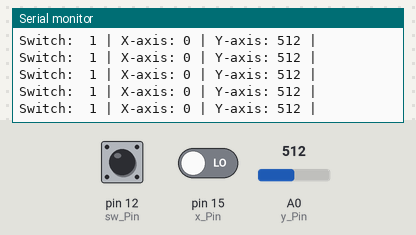
The sketch below on a simulated Arduino Uno, built with avr-gcc and run on an emulated ATmega328P. On the bench: the last lines printed to the serial monitor. The test bench sets the inputs (shaded band); at power-on: A0 (y_Pin) = 512, pin 12 (sw_Pin) HIGH, pin 15 (x_Pin) LOW.

Above: at 1.2 s.
1.3 s: A0 (y_Pin) set to 716
At 1.56 s:
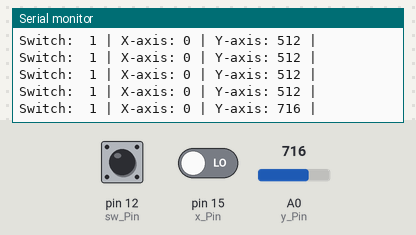
2.8 s: pin 12 (sw_Pin) pulled LOW for 0.25 s
At 2.97 s:
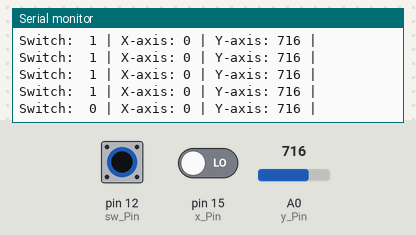
4.5 s: pin 15 (x_Pin) driven HIGH
At 4.77 s:
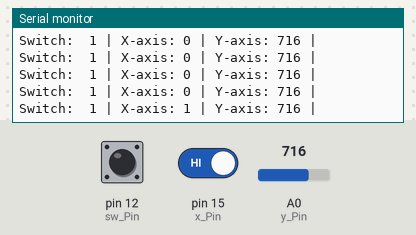
6.0 s: pin 12 (sw_Pin) pulled LOW for 1 s
At 6.18 s:
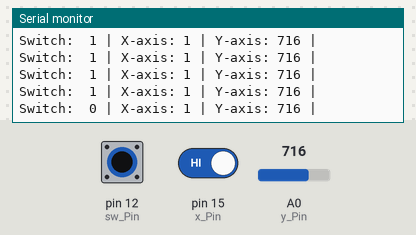
8.5 s: A0 (y_Pin) set to 900
At 8.59 s:
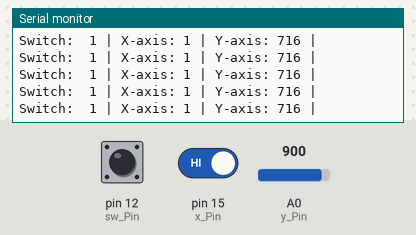
10.0 s: pin 15 (x_Pin) driven LOW
At 10.19 s:
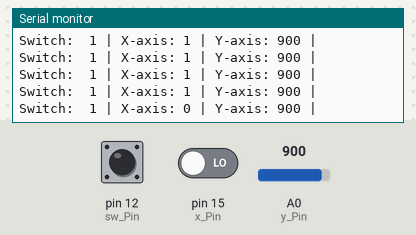
Timing chart, 0 to 12.5 s (numbered marks = the images above; inputs shaded):
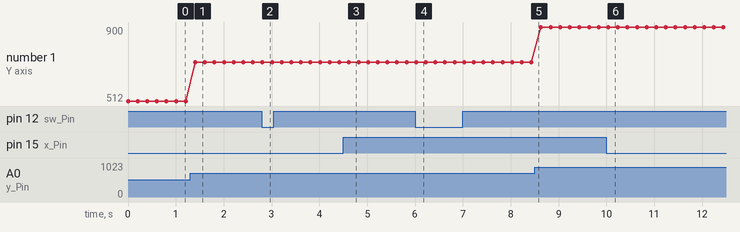

The sketch:

joystickControol.ino
```cpp
//taking in the input from a joystick module
const int sw_Pin=12;
const int y_Pin=A0;
const int x_Pin=15;
//since node mcu only have one ANALOG inout therefore need to use arduni baord with software interfacing for getting the input
void setup()
{
  pinMode(sw_Pin,INPUT);
  digitalWrite(sw_Pin,HIGH);
  Serial.begin(115200);
  }

 void loop()
 {
  Serial.print("Switch:  ");
  Serial.print(digitalRead(sw_Pin));
  Serial.print(" | ");
  Serial.print("X-axis: ");
  Serial.print(digitalRead(x_Pin));
  Serial.print(" | ");
  Serial.print("Y-axis: ");
  Serial.print(analogRead(y_Pin));
  Serial.println(" | ");
  delay(200);
  }
```

Measured:
- after the input at 1.3 s, the serial monitor: prints a new line after 0.11 s (image 1)
- after the input at 2.8 s, the serial monitor: prints a new line at once (image 2)
- after the input at 4.5 s, the serial monitor: prints a new line after 0.12 s (image 3)
- after the input at 6.0 s, the serial monitor: prints a new line at once (image 4)
- after the input at 10.0 s, the serial monitor: prints a new line at once (image 6)
- plotted number 1: 512 → 716 after the input at 1.3 s, 716 → 900 after the input at 8.5 s
